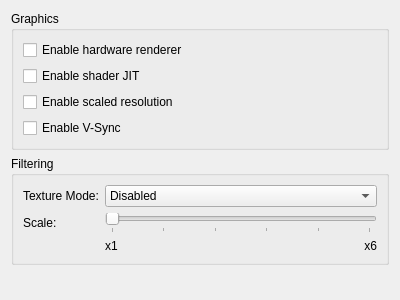
<?xml version="1.0" encoding="UTF-8"?>
<ui version="4.0">
 <class>ConfigureGraphics</class>
 <widget class="QWidget" name="ConfigureGraphics">
  <property name="geometry">
   <rect>
    <x>0</x>
    <y>0</y>
    <width>400</width>
    <height>300</height>
   </rect>
  </property>
  <property name="windowTitle">
   <string>Form</string>
  </property>
  <layout class="QVBoxLayout" name="verticalLayout">
   <item>
    <layout class="QVBoxLayout" name="verticalLayout_3">
     <item>
      <widget class="QGroupBox" name="groupBox">
       <property name="title">
        <string>Graphics</string>
       </property>
       <layout class="QVBoxLayout" name="verticalLayout_2">
         <item>
           <widget class="QCheckBox" name="toggle_hw_renderer">
             <property name="text">
               <string>Enable hardware renderer</string>
             </property>
           </widget>
         </item>
         <item>
           <widget class="QCheckBox" name="toggle_shader_jit">
             <property name="text">
               <string>Enable shader JIT</string>
             </property>
           </widget>
         </item>
         <item>
           <widget class="QCheckBox" name="toggle_scaled_resolution">
             <property name="text">
               <string>Enable scaled resolution</string>
             </property>
           </widget>
         </item>
         <item>
           <widget class="QCheckBox" name="toggle_vsync">
             <property name="text">
               <string>Enable V-Sync</string>
             </property>
           </widget>
         </item>
       </layout>
      </widget>
     </item>
	       <item>
        <widget class="QGroupBox" name="groupBox">
          <property name="title">
            <string>Filtering</string>
          </property>
          <layout class="QGridLayout" name="verticalLayout_3">
            <item row="0" column="0">
              <widget class="QLabel" name="label_filtering_type">
                <property name="text">
                  <string>Texture Mode:</string>
                </property>
              </widget>
            </item>
            <item row="0" column="1">
              <layout class="QHBoxLayout" name="horizontalLayout_filtering">
                <item>
                  <widget class="QComboBox" name="combo_filtering">
                    <item>
                      <property name="text">
                        <string>Disabled</string>
                      </property>
                    </item>
                    <item>
                      <property name="text">
                        <string>xBRZ</string>
                      </property>
                    </item>
                  </widget>
                </item>
              </layout>
            </item>
            <item row="1" column="0">
              <widget class="QLabel" name="label_filtering_type">
                <property name="text">
                  <string>Scale:</string>
                </property>
              </widget>
            </item>
            <item row="1" column="1">
              <layout class="QHBoxLayout" name="horizontalLayout_filtering_scale">
                <item>
                  <widget class="QSlider" name="slider_filtering_scale">
                    <property name="minimum">
                      <number>1</number>
                    </property>
                    <property name="maximum">
                      <number>6</number>
                    </property>
                    <property name="tickInterval">
                      <number>1</number>
                    </property>
                    <property name="tickPosition">
                      <enum>QSlider::TicksBelow</enum>
                    </property>
                    <property name="orientation">
                      <enum>Qt::Horizontal</enum>
                    </property>
                  </widget>
                </item>
              </layout>
            </item>
            <item row="2" column="1">
              <layout class="QHBoxLayout" name="horizontalLayout_filtering_scale_names">
                <item>
                  <layout class="QGridLayout" name="verticalLayout_filtering_scale_names">
                    <item row="0" column="0">
                      <widget class="QLabel" name="label_filtering_scale_names_x2">
                        <property name="text">
                          <string>x1</string>
                        </property>
                        <property name="alignment">
                          <enum>Qt::AlignLeft</enum>
                        </property>
                      </widget>
                    </item>
                    <item row="0" column="1">
                      <widget class="QLabel" name="label_filtering_scale_names_x6">
                        <property name="text">
                          <string>x6</string>
                        </property>
                        <property name="alignment">
                          <enum>Qt::AlignRight</enum>
                        </property>
                      </widget>
                    </item>
                  </layout>
                </item>
              </layout>
            </item>
          </layout>
        </widget>
      </item>
    </layout>
   </item>
   <item>
    <spacer name="verticalSpacer">
     <property name="orientation">
      <enum>Qt::Vertical</enum>
     </property>
     <property name="sizeHint" stdset="0">
      <size>
       <width>20</width>
       <height>40</height>
      </size>
     </property>
    </spacer>
   </item>
  </layout>
 </widget>
 <resources/>
 <connections>
  <connection>
   <sender>toggle_gdbstub</sender>
   <signal>toggled(bool)</signal>
   <receiver>gdbport_spinbox</receiver>
   <slot>setEnabled(bool)</slot>
   <hints>
    <hint type="sourcelabel">
     <x>84</x>
     <y>157</y>
    </hint>
    <hint type="destinationlabel">
     <x>342</x>
     <y>158</y>
    </hint>
   </hints>
  </connection>
 </connections>
</ui>
